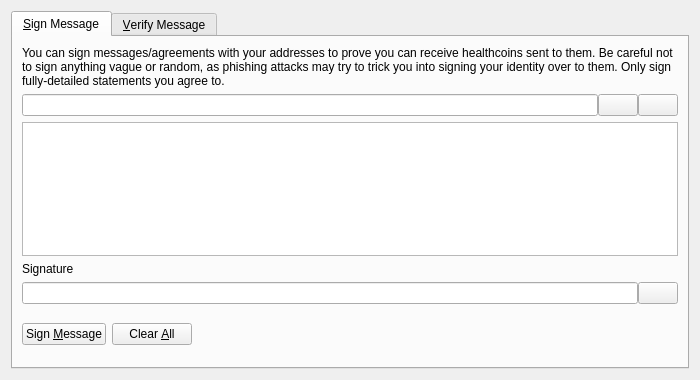
<?xml version="1.0" encoding="UTF-8"?>
<ui version="4.0">
 <class>SignVerifyMessageDialog</class>
 <widget class="QDialog" name="SignVerifyMessageDialog">
  <property name="geometry">
   <rect>
    <x>0</x>
    <y>0</y>
    <width>700</width>
    <height>380</height>
   </rect>
  </property>
  <property name="windowTitle">
   <string>Signatures - Sign / Verify a Message</string>
  </property>
  <property name="modal">
   <bool>true</bool>
  </property>
  <layout class="QVBoxLayout" name="verticalLayout">
   <item>
    <widget class="QTabWidget" name="tabWidget">
     <property name="currentIndex">
      <number>0</number>
     </property>
     <widget class="QWidget" name="tabSignMessage">
      <attribute name="title">
       <string>&amp;Sign Message</string>
      </attribute>
      <layout class="QVBoxLayout" name="verticalLayout_SM">
       <item>
        <widget class="QLabel" name="infoLabel_SM">
         <property name="text">
          <string>You can sign messages/agreements with your addresses to prove you can receive healthcoins sent to them. Be careful not to sign anything vague or random, as phishing attacks may try to trick you into signing your identity over to them. Only sign fully-detailed statements you agree to.</string>
         </property>
         <property name="textFormat">
          <enum>Qt::PlainText</enum>
         </property>
         <property name="wordWrap">
          <bool>true</bool>
         </property>
        </widget>
       </item>
       <item>
        <layout class="QHBoxLayout" name="horizontalLayout_1_SM">
         <property name="spacing">
          <number>0</number>
         </property>
         <item>
          <widget class="QValidatedLineEdit" name="addressIn_SM">
           <property name="toolTip">
            <string>The Healthcoin address to sign the message with</string>
           </property>
          </widget>
         </item>
         <item>
          <widget class="QPushButton" name="addressBookButton_SM">
           <property name="toolTip">
            <string>Choose previously used address</string>
           </property>
           <property name="text">
            <string/>
           </property>
           <property name="icon">
            <iconset resource="../bitcoin.qrc">
             <normaloff>:/icons/address-book</normaloff>:/icons/address-book</iconset>
           </property>
           <property name="shortcut">
            <string>Alt+A</string>
           </property>
           <property name="autoDefault">
            <bool>false</bool>
           </property>
          </widget>
         </item>
         <item>
          <widget class="QPushButton" name="pasteButton_SM">
           <property name="toolTip">
            <string>Paste address from clipboard</string>
           </property>
           <property name="text">
            <string/>
           </property>
           <property name="icon">
            <iconset resource="../bitcoin.qrc">
             <normaloff>:/icons/editpaste</normaloff>:/icons/editpaste</iconset>
           </property>
           <property name="shortcut">
            <string>Alt+P</string>
           </property>
           <property name="autoDefault">
            <bool>false</bool>
           </property>
          </widget>
         </item>
        </layout>
       </item>
       <item>
        <widget class="QPlainTextEdit" name="messageIn_SM">
         <property name="toolTip">
          <string>Enter the message you want to sign here</string>
         </property>
        </widget>
       </item>
       <item>
        <widget class="QLabel" name="signatureLabel_SM">
         <property name="text">
          <string>Signature</string>
         </property>
         <property name="textFormat">
          <enum>Qt::PlainText</enum>
         </property>
        </widget>
       </item>
       <item>
        <layout class="QHBoxLayout" name="horizontalLayout_2_SM">
         <property name="spacing">
          <number>0</number>
         </property>
         <item>
          <widget class="QLineEdit" name="signatureOut_SM">
           <property name="font">
            <font>
             <italic>true</italic>
            </font>
           </property>
           <property name="readOnly">
            <bool>true</bool>
           </property>
          </widget>
         </item>
         <item>
          <widget class="QPushButton" name="copySignatureButton_SM">
           <property name="toolTip">
            <string>Copy the current signature to the system clipboard</string>
           </property>
           <property name="text">
            <string/>
           </property>
           <property name="icon">
            <iconset resource="../bitcoin.qrc">
             <normaloff>:/icons/editcopy</normaloff>:/icons/editcopy</iconset>
           </property>
           <property name="autoDefault">
            <bool>false</bool>
           </property>
          </widget>
         </item>
        </layout>
       </item>
       <item>
        <layout class="QHBoxLayout" name="horizontalLayout_3_SM">
         <item>
          <widget class="QPushButton" name="signMessageButton_SM">
           <property name="toolTip">
            <string>Sign the message to prove you own this Healthcoin address</string>
           </property>
           <property name="text">
            <string>Sign &amp;Message</string>
           </property>
           <property name="icon">
            <iconset resource="../bitcoin.qrc">
             <normaloff>:/icons/edit</normaloff>:/icons/edit</iconset>
           </property>
           <property name="autoDefault">
            <bool>false</bool>
           </property>
          </widget>
         </item>
         <item>
          <widget class="QPushButton" name="clearButton_SM">
           <property name="toolTip">
            <string>Reset all sign message fields</string>
           </property>
           <property name="text">
            <string>Clear &amp;All</string>
           </property>
           <property name="icon">
            <iconset resource="../bitcoin.qrc">
             <normaloff>:/icons/remove</normaloff>:/icons/remove</iconset>
           </property>
           <property name="autoDefault">
            <bool>false</bool>
           </property>
          </widget>
         </item>
         <item>
          <spacer name="horizontalSpacer_1_SM">
           <property name="orientation">
            <enum>Qt::Horizontal</enum>
           </property>
           <property name="sizeHint" stdset="0">
            <size>
             <width>40</width>
             <height>48</height>
            </size>
           </property>
          </spacer>
         </item>
         <item>
          <widget class="QLabel" name="statusLabel_SM">
           <property name="font">
            <font>
             <weight>75</weight>
             <bold>true</bold>
            </font>
           </property>
           <property name="text">
            <string/>
           </property>
           <property name="wordWrap">
            <bool>true</bool>
           </property>
          </widget>
         </item>
         <item>
          <spacer name="horizontalSpacer_2_SM">
           <property name="orientation">
            <enum>Qt::Horizontal</enum>
           </property>
           <property name="sizeHint" stdset="0">
            <size>
             <width>40</width>
             <height>48</height>
            </size>
           </property>
          </spacer>
         </item>
        </layout>
       </item>
      </layout>
     </widget>
     <widget class="QWidget" name="tabVerifyMessage">
      <attribute name="title">
       <string>&amp;Verify Message</string>
      </attribute>
      <layout class="QVBoxLayout" name="verticalLayout_VM">
       <item>
        <widget class="QLabel" name="infoLabel_VM">
         <property name="text">
          <string>Enter the receiver's address, message (ensure you copy line breaks, spaces, tabs, etc. exactly) and signature below to verify the message. Be careful not to read more into the signature than what is in the signed message itself, to avoid being tricked by a man-in-the-middle attack. Note that this only proves the signing party receives with the address, it cannot prove sendership of any transaction!</string>
         </property>
         <property name="textFormat">
          <enum>Qt::PlainText</enum>
         </property>
         <property name="alignment">
          <set>Qt::AlignLeading|Qt::AlignLeft|Qt::AlignTop</set>
         </property>
         <property name="wordWrap">
          <bool>true</bool>
         </property>
        </widget>
       </item>
       <item>
        <layout class="QHBoxLayout" name="horizontalLayout_1_VM">
         <property name="spacing">
          <number>0</number>
         </property>
         <item>
          <widget class="QValidatedLineEdit" name="addressIn_VM">
           <property name="toolTip">
            <string>The Healthcoin address the message was signed with</string>
           </property>
          </widget>
         </item>
         <item>
          <widget class="QPushButton" name="addressBookButton_VM">
           <property name="toolTip">
            <string>Choose previously used address</string>
           </property>
           <property name="text">
            <string/>
           </property>
           <property name="icon">
            <iconset resource="../bitcoin.qrc">
             <normaloff>:/icons/address-book</normaloff>:/icons/address-book</iconset>
           </property>
           <property name="shortcut">
            <string>Alt+A</string>
           </property>
           <property name="autoDefault">
            <bool>false</bool>
           </property>
          </widget>
         </item>
        </layout>
       </item>
       <item>
        <widget class="QPlainTextEdit" name="messageIn_VM"/>
       </item>
       <item>
        <widget class="QValidatedLineEdit" name="signatureIn_VM"/>
       </item>
       <item>
        <layout class="QHBoxLayout" name="horizontalLayout_2_VM">
         <item>
          <widget class="QPushButton" name="verifyMessageButton_VM">
           <property name="toolTip">
            <string>Verify the message to ensure it was signed with the specified Healthcoin address</string>
           </property>
           <property name="text">
            <string>Verify &amp;Message</string>
           </property>
           <property name="icon">
            <iconset resource="../bitcoin.qrc">
             <normaloff>:/icons/transaction_0</normaloff>:/icons/transaction_0</iconset>
           </property>
           <property name="autoDefault">
            <bool>false</bool>
           </property>
          </widget>
         </item>
         <item>
          <widget class="QPushButton" name="clearButton_VM">
           <property name="toolTip">
            <string>Reset all verify message fields</string>
           </property>
           <property name="text">
            <string>Clear &amp;All</string>
           </property>
           <property name="icon">
            <iconset resource="../bitcoin.qrc">
             <normaloff>:/icons/remove</normaloff>:/icons/remove</iconset>
           </property>
           <property name="autoDefault">
            <bool>false</bool>
           </property>
          </widget>
         </item>
         <item>
          <spacer name="horizontalSpacer_1_VM">
           <property name="orientation">
            <enum>Qt::Horizontal</enum>
           </property>
           <property name="sizeHint" stdset="0">
            <size>
             <width>40</width>
             <height>48</height>
            </size>
           </property>
          </spacer>
         </item>
         <item>
          <widget class="QLabel" name="statusLabel_VM">
           <property name="font">
            <font>
             <weight>75</weight>
             <bold>true</bold>
            </font>
           </property>
           <property name="text">
            <string/>
           </property>
           <property name="wordWrap">
            <bool>true</bool>
           </property>
          </widget>
         </item>
         <item>
          <spacer name="horizontalSpacer_2_VM">
           <property name="orientation">
            <enum>Qt::Horizontal</enum>
           </property>
           <property name="sizeHint" stdset="0">
            <size>
             <width>40</width>
             <height>48</height>
            </size>
           </property>
          </spacer>
         </item>
        </layout>
       </item>
      </layout>
     </widget>
    </widget>
   </item>
  </layout>
 </widget>
 <customwidgets>
  <customwidget>
   <class>QValidatedLineEdit</class>
   <extends>QLineEdit</extends>
   <header>qt/qvalidatedlineedit.h</header>
  </customwidget>
 </customwidgets>
 <resources>
  <include location="../bitcoin.qrc"/>
 </resources>
 <connections/>
</ui>
